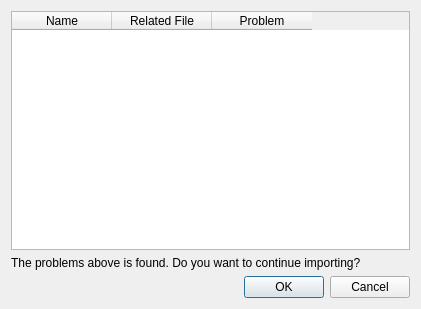
<?xml version="1.0" encoding="UTF-8"?>
<ui version="4.0">
 <class>GeoDataRiverSurveyMlitImporter_ProblemsDialog</class>
 <widget class="QDialog" name="GeoDataRiverSurveyMlitImporter_ProblemsDialog">
  <property name="geometry">
   <rect>
    <x>0</x>
    <y>0</y>
    <width>421</width>
    <height>309</height>
   </rect>
  </property>
  <property name="windowTitle">
   <string>Problems Found in Data</string>
  </property>
  <layout class="QVBoxLayout" name="verticalLayout">
   <item>
    <widget class="QTableWidget" name="tableWidget">
     <column>
      <property name="text">
       <string>Name</string>
      </property>
     </column>
     <column>
      <property name="text">
       <string>Related File</string>
      </property>
     </column>
     <column>
      <property name="text">
       <string>Problem</string>
      </property>
     </column>
    </widget>
   </item>
   <item>
    <widget class="QLabel" name="label">
     <property name="text">
      <string>The problems above is found. Do you want to continue importing?</string>
     </property>
     <property name="wordWrap">
      <bool>true</bool>
     </property>
    </widget>
   </item>
   <item>
    <widget class="QDialogButtonBox" name="buttonBox">
     <property name="orientation">
      <enum>Qt::Horizontal</enum>
     </property>
     <property name="standardButtons">
      <set>QDialogButtonBox::Cancel|QDialogButtonBox::Ok</set>
     </property>
    </widget>
   </item>
  </layout>
 </widget>
 <resources/>
 <connections>
  <connection>
   <sender>buttonBox</sender>
   <signal>accepted()</signal>
   <receiver>GeoDataRiverSurveyMlitImporter_ProblemsDialog</receiver>
   <slot>accept()</slot>
   <hints>
    <hint type="sourcelabel">
     <x>248</x>
     <y>254</y>
    </hint>
    <hint type="destinationlabel">
     <x>157</x>
     <y>274</y>
    </hint>
   </hints>
  </connection>
  <connection>
   <sender>buttonBox</sender>
   <signal>rejected()</signal>
   <receiver>GeoDataRiverSurveyMlitImporter_ProblemsDialog</receiver>
   <slot>reject()</slot>
   <hints>
    <hint type="sourcelabel">
     <x>316</x>
     <y>260</y>
    </hint>
    <hint type="destinationlabel">
     <x>286</x>
     <y>274</y>
    </hint>
   </hints>
  </connection>
 </connections>
</ui>
